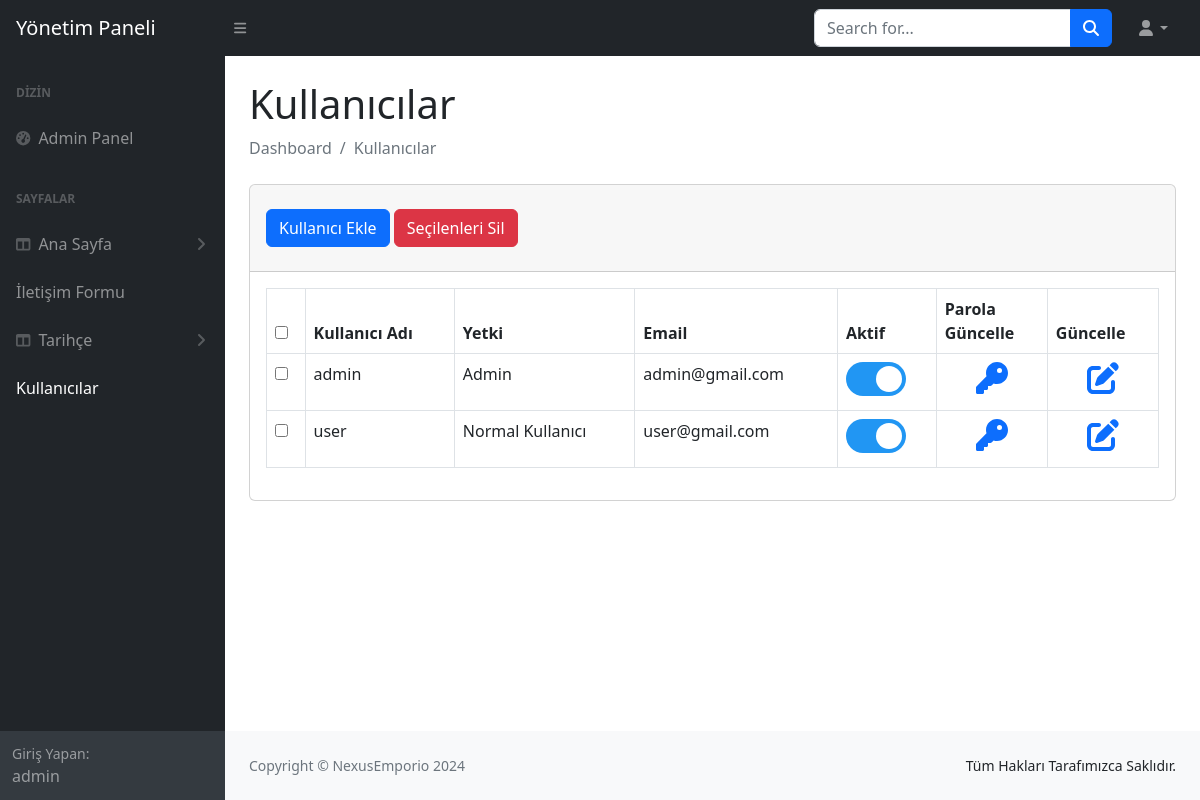
Page /admin/kullanici.php (signed in) on the committed database.
### tables this page shows
CREATE TABLE IF NOT EXISTS `kullanici` (
  `id` int NOT NULL AUTO_INCREMENT,
  `kadi` char(50) NOT NULL,
  `parola` varchar(255) NOT NULL,
  `yetki` tinyint NOT NULL,
  `email` char(50) NOT NULL,
  `aktif` tinyint(1) NOT NULL,
  PRIMARY KEY (`id`)
);

### admin/kullanici.php (the view, shortened to what this page needs)
<?php
$sayfa="Kullanıcılar";
include('inc/ahead.php');
?>
                <main>
                    <div class="container-fluid px-4">
                        <h1 class="mt-4"><?=$sayfa?></h1>
                        <ol class="breadcrumb mb-4">
                            <li class="breadcrumb-item active">Dashboard</li>
                            <li class="breadcrumb-item active"><?=$sayfa?></li>
                        </ol>
                        <form action="" method="POST">
                        <div class="card mb-4">
                            <div class="card-header">
                                <a href="kullaniciEkle.php" class="btn btn-primary">Kullanıcı Ekle</a>
                                <button type="submit" class="btn btn-danger my-3"> Seçilenleri Sil</button>
                            </div>
                            <div class="card-body">
                                <table class="table table-bordered" id="datatablesSimple" width="100%" cellspacing="0">
                                    <thead>
                                        <tr>
                                        <th>
                                            <input type="checkbox" id="tumunuSec" onclick="TumunuSec();" value="">
                                        </th>
                                            <th>Kullanıcı Adı</th>
                                            <th>Yetki</th>
                                            <th>Email</th>
                                            <th>Aktif</th>
                                            <th>Parola<br>Güncelle</th>
                                            <th>Güncelle</th>
                                        </tr>
                                    </thead>
                                    <tbody>
                                        <?php
                                            $sorgu=$baglanti->prepare("SELECT * FROM kullanici");
                                            $sorgu->execute();
                                            while($sonuc=$sorgu->fetch()){
                                        ?>
                                        <tr>
                                        <td>
                                            <input class="cbSil" type="checkbox" name="sil[]" value="<?= $sonuc['id']; ?>">
                                        </td>
                                            <td><?=$sonuc["kadi"]?></td>
                                            <td><?=$sonuc["yetki"]==1?'Admin':'Normal Kullanıcı'?></td>
                                            <td><?=$sonuc["email"]?></td>
                                            <td>
                                                <link href="css/switch.css" rel="stylesheet"/>
                                            <label class="switch">
                                                <span class="slider round"></span>
                                            </label>
                                            </td>
                                            <td class="text-center">
                                            <a href="kullaniciParolaGuncelle.php?id=<?=$sonuc["id"]?>">
                                            <span class="fa fa-key fa-2x"></span>
                                            </a>
                                            </td>
                                            <td class="text-center">
                                            <a href="kullaniciGuncelle.php?id=<?=$sonuc["id"]?>">
                                            <span class="fa fa-edit fa-2x"></span>
                                            </a>
                                            </td>
                                            <?php }?>
                                        </tr>
                                    </tbody>
                                </table>
                            </div>
                        </div>
                        </form>
                    </div>
                </main>
<?php
include('inc/afooter.php');
?>

### admin/css/switch.css (style rules this page uses)
.slider { position: absolute; cursor: pointer; top: 0; left: 0; right: 0; bottom: 0; background-color: #ccc; -webkit-transition: .4s; transition: .4s; }
.slider:before { position: absolute; content: ""; height: 26px; width: 26px; left: 4px; bottom: 4px; background-color: white; -webkit-transition: .4s; transition: .4s; }
input:checked + .slider { background-color: #2196F3; }
input:checked + .slider:before { -webkit-transform: translateX(26px); -ms-transform: translateX(26px); transform: translateX(26px); }
.slider.round { border-radius: 34px; }
.slider.round:before { border-radius: 50%; }

### rows in the picture
kullanici: kadi "admin", yetki "Admin", email "admin@gmail.com"
kullanici: kadi "user", yetki "Normal Kullanıcı", email "user@gmail.com"

### other values in the picture
$_SESSION["kadi"] "admin"
$sayfa "Kullanıcılar"
